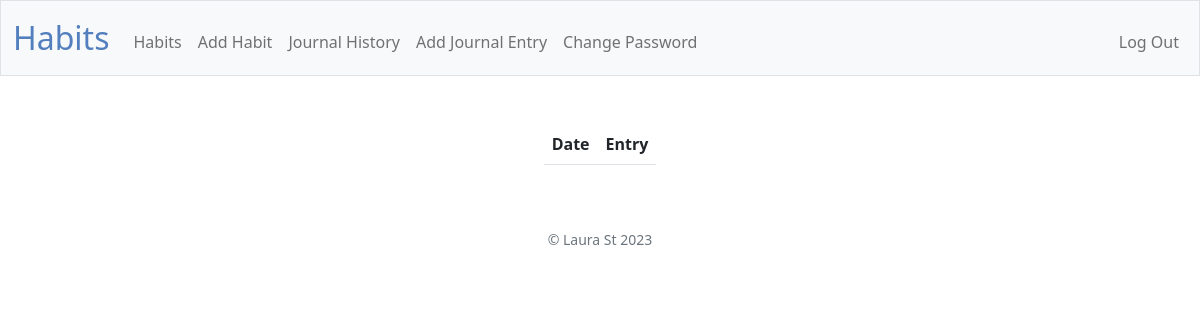
/journal-history (signed in), run on an earlier commit of the app's database.
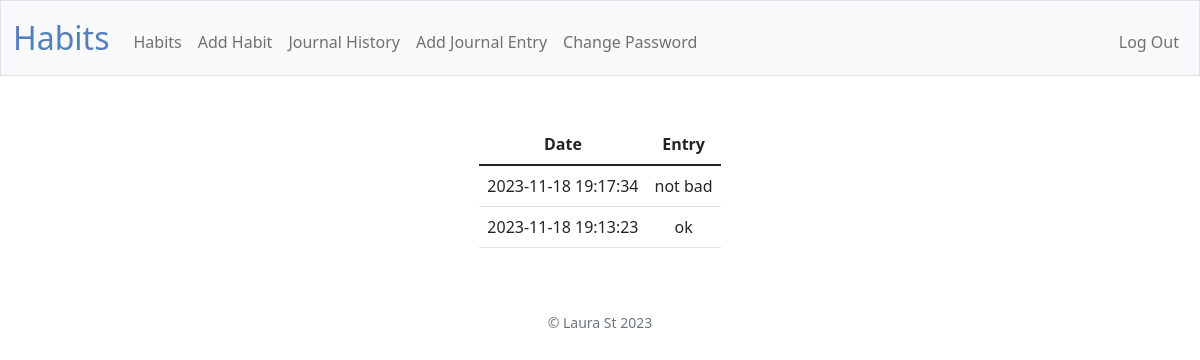
And on a later commit of the database.
### tables this page shows
CREATE TABLE journal_entries (
    entry_id INTEGER PRIMARY KEY AUTOINCREMENT,
    user_id INTEGER,
    entry_content TEXT NOT NULL,
    created_at DATETIME DEFAULT CURRENT_TIMESTAMP,
    FOREIGN KEY (user_id) REFERENCES users(id)
);

### app.py (the view)
@app.route("/journal-history")
@login_required
def journal_history():
    entries = db.execute(
            "SELECT * FROM journal_entries WHERE user_id = ? ORDER BY created_at DESC", session.get("user_id")
    )
    return render_template("journal-history.html", entries=entries)

### app.py (called while the page is built)
@app.after_request
def after_request(response):
    response.headers["Cache-Control"] = "no-cache, no-store, must-revalidate"
    response.headers["Expires"] = 0
    response.headers["Pragma"] = "no-cache"
    return response

### helpers.py (called while the page is built)
def login_required(f):
    @wraps(f)
    def decorated_function(*args, **kwargs):
        if session.get("user_id") is None:
            return redirect("/login")
        return f(*args, **kwargs)
    return decorated_function

### templates/journal-history.html (shortened to what this page needs)
{% extends "layout.html" %}
{% block main %}
<table class="table mx-auto w-auto">
    <thead>
        <tr>
            <th>Date</th>
            <th>Entry</th>
        </tr>
    </thead>
    <tbody>
        {% for entry in entries %}
        <tr>
            <td>{{entry.created_at}}</td>
            <td>{{entry.entry_content}}</td>
        </tr>
        {% endfor %}
    </tbody>
</table>
{% endblock %}

### templates/layout.html (shortened to what this page needs)
<!DOCTYPE html>
<html lang="en">
<head>
    <link href="https://cdn.jsdelivr.net/npm/bootstrap@5.1.3/dist/css/bootstrap.min.css"
 rel="stylesheet">
    <link href="/static/styles.css" rel="stylesheet">
</head>
<body>
    <nav class="bg-light border navbar navbar-expand-md navbar-light">
        <div class="container-fluid">
            <a class="navbar-brand" href="/"><span class="blue">Habits</span></a>
            <div class="collapse navbar-collapse" id="navbar">
                {% if session["user_id"] %}
                <ul class="navbar-nav me-auto mt-2">
                    <li class="nav-item"><a class="nav-link" href="/habits">Habits</a></li>
                    <li class="nav-item"><a class="nav-link" href="/add-habit">Add Habit</a></li>
                    <li class="nav-item"><a class="nav-link" href="/journal-history">Journal History</a></li>
                    <li class="nav-item"><a class="nav-link" href="/add-journal-entry">Add Journal Entry</a></li>
                    <li class="nav-item"><a class="nav-link" href="/change-password">Change Password</a></li>
                </ul>
                <ul class="navbar-nav ms-auto mt-2">
                    <li class="nav-item"><a class="nav-link" href="/logout">Log Out</a></li>
                </ul>
                {% else %}
                <ul class="navbar-nav ms-auto mt-2">
                    <li class="nav-item"><a class="nav-link" href="/register">Register</a></li>
                    <li class="nav-item"><a class="nav-link" href="/login">Log In</a></li>
                </ul>
                {% endif %}
            </div>
        </div>
    </nav>
    <main class="container-fluid py-5 text-center">
        {% block main %}{% endblock %}
    </main>
    <footer class="mb-5 small text-center text-muted">
        &copy; Laura St 2023
    </footer>
</body>
</html>

### static/styles.css (style rules this page uses)
nav .navbar-brand { font-size: xx-large; }
nav .navbar-brand .blue { color: #537fbe; }

What changed in the data, as far as the page shows it:
added journal_entries: created_at "2023-11-18 19:17:34", entry_content "not bad"
added journal_entries: created_at "2023-11-18 19:13:23", entry_content "ok"
